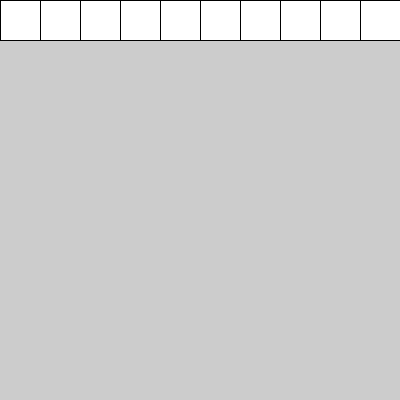
Frame 1 (no input)
Frame 60 (the mouse pressed at the canvas centre just before this capture): identical to frame 1, image omitted
Frame 120 (the mouse held since frame 60 and released just before this capture): identical to frame 1, image omitted

The Processing sketch that drew this single still picture (run headless with seeded random() and noise(); from frame 60 on, the mouse is pressed at the canvas centre):

// Processing sketch: for_simple
// ── for_simple.pde
void setup(){
  size(400,400);
}

void draw(){
  for(int i=0; i<10;i++){
    rect(i*40,0,40,40);
  }
}
